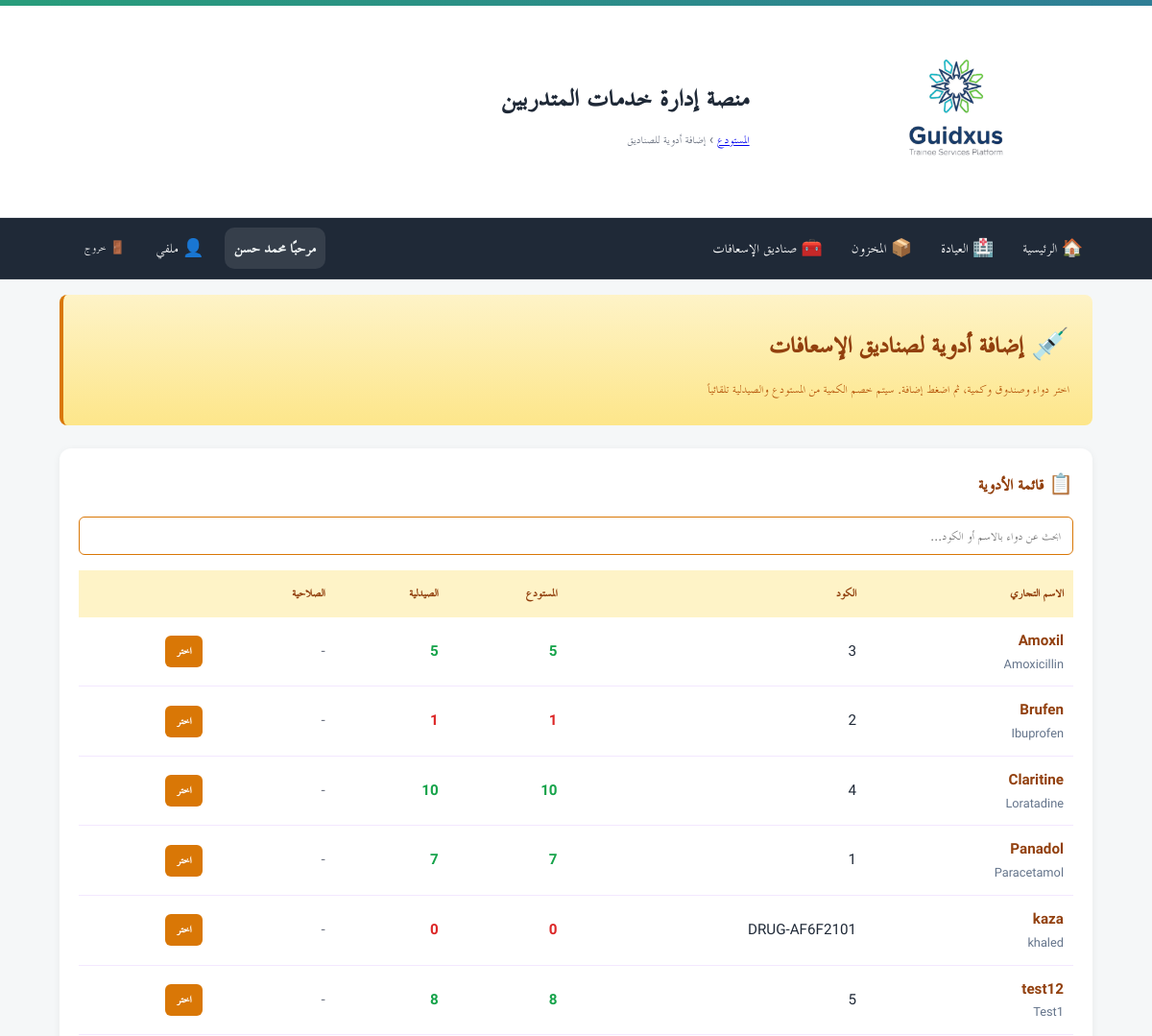
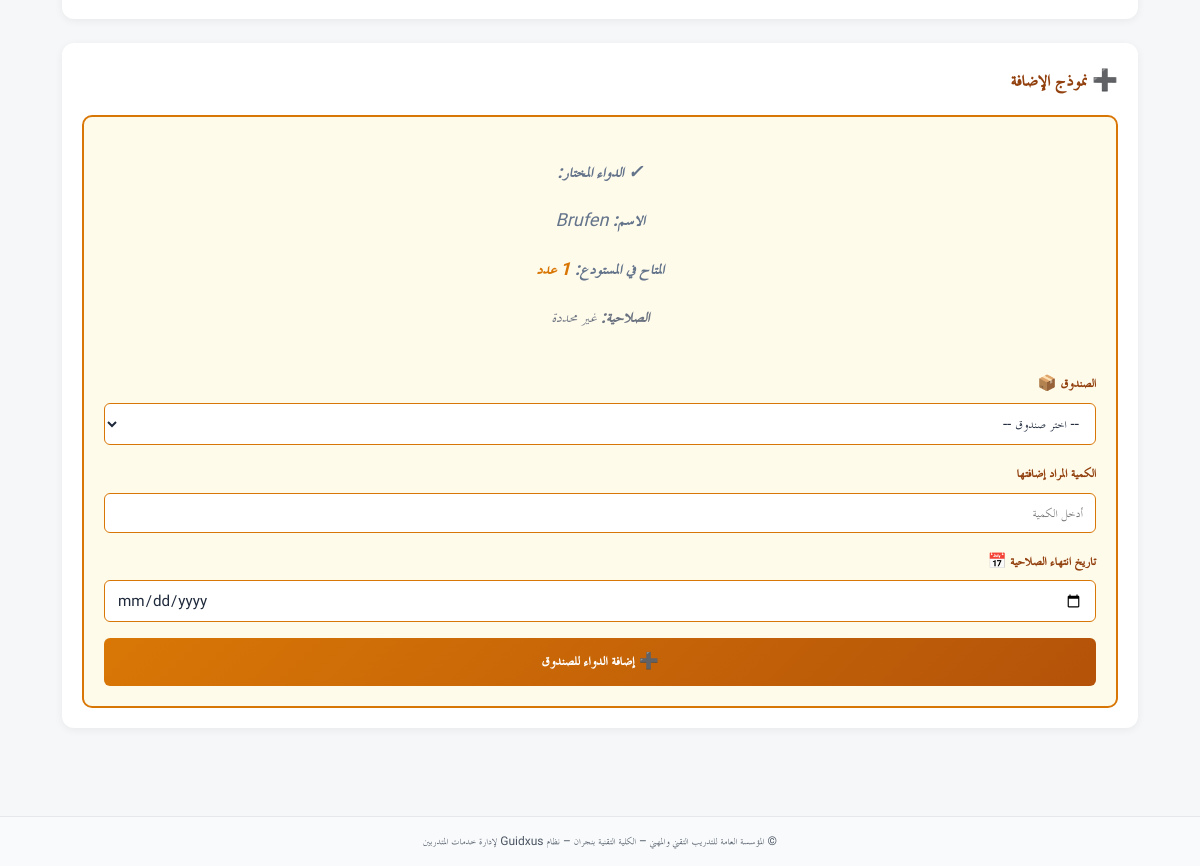
The page /inventory/supply-to-boxes?drug_id=1&drug_name=Brufen (signed in) on the database as committed earlier (2 pictures, top to bottom).
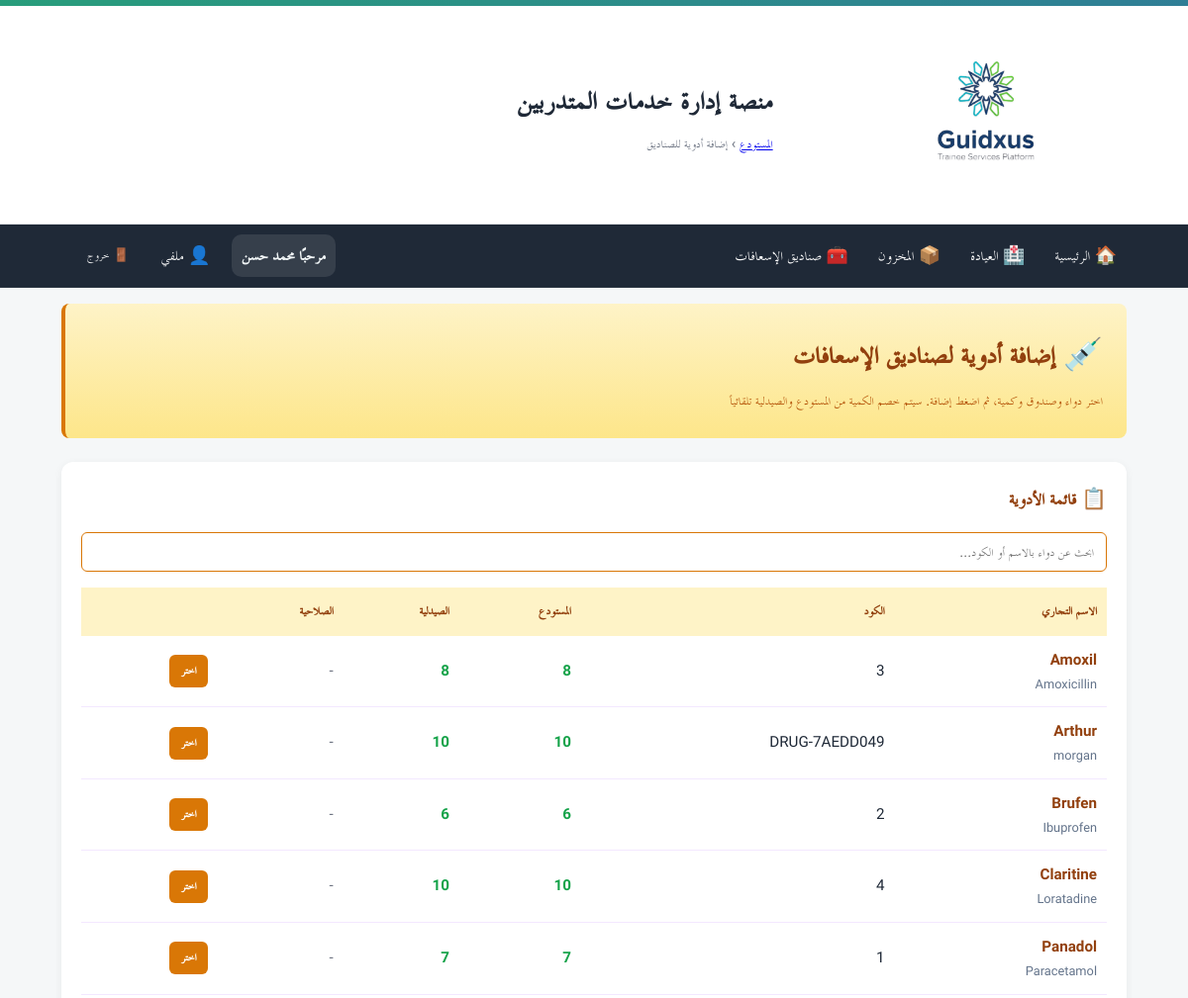
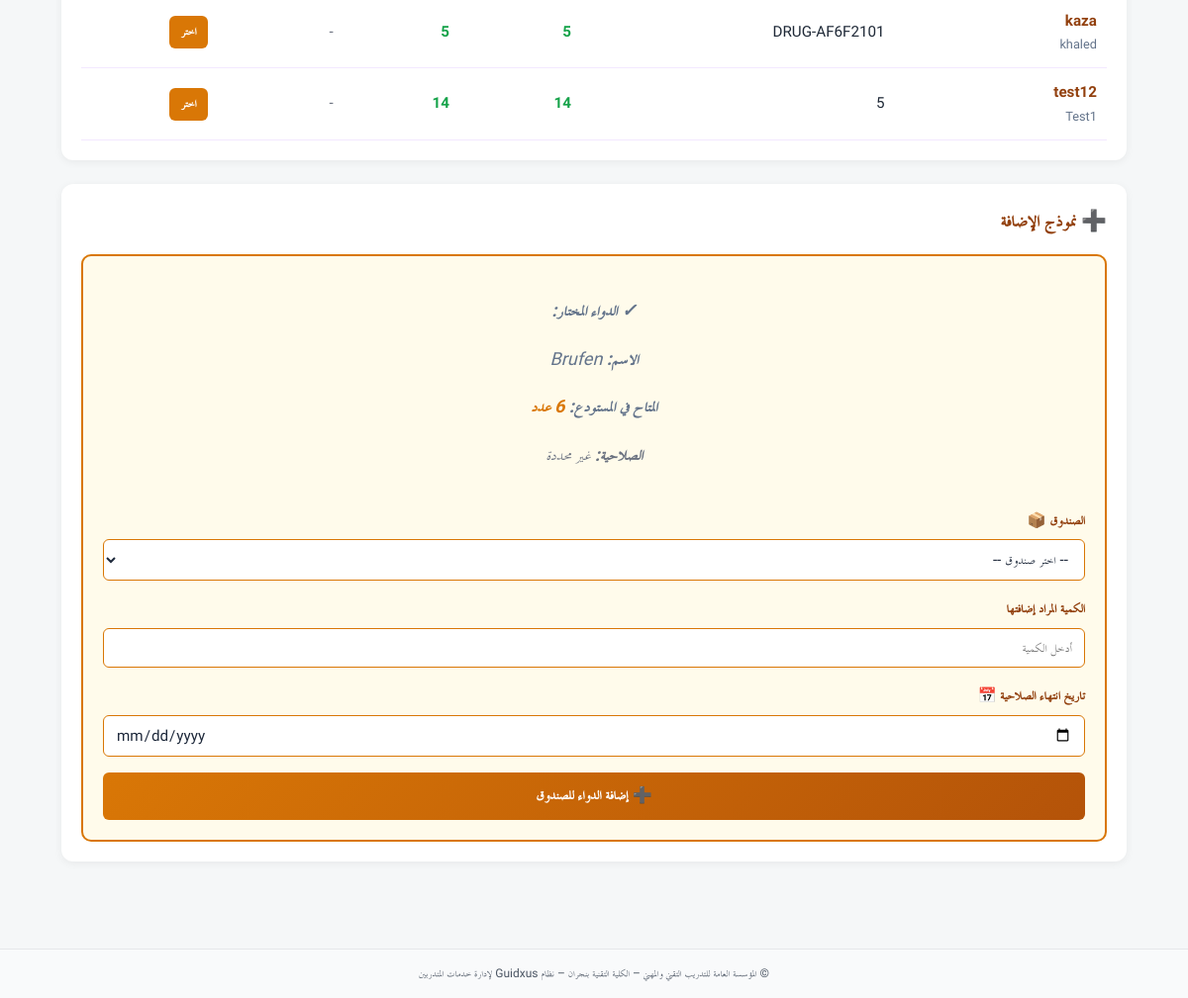
The same page on the database as committed later (2 pictures, top to bottom).
### app/models.py (models this page shows)
class User(Base):
    __tablename__ = "users"
    id = Column(Integer, primary_key=True, autoincrement=True)
    full_name = Column(String(255), nullable=False)
    username = Column(String(100), unique=True, nullable=False, index=True)
    password_hash = Column(String(255), nullable=False)
    is_admin = Column(Boolean, default=False, nullable=False)   # سوبر أدمن (صلاحيات كاملة)
    is_college_admin = Column(Boolean, default=False, nullable=False)  # أدمن كلية (صلاحيات في نطاق كلية واحدة)
    college_admin_college = Column(String(255), nullable=True)  # الكلية التي يديرها أدمن الكلية
    is_hod = Column(Boolean, default=False, nullable=False)      # رئيس قسم؟
    is_doc = Column(Boolean, default=False, nullable=False)      # 👈 طبيب الكلية (جديد)
    hod_college = Column(String(255), nullable=True)             # كلية رئيس القسم (إن وُجد)
    is_active = Column(Boolean, default=True, nullable=False)
    must_change_password = Column(Boolean, default=True, nullable=False)  # يجب تغيير كلمة المرور عند أول دخول
    created_at = Column(DateTime, server_default=func.now(), nullable=False)
    updated_at = Column(DateTime, onupdate=func.now())
    headed_departments = relationship(
        "Department",
        back_populates="head_user",
        foreign_keys="Department.head_user_id",
        lazy="selectin",
    )

### tables this page shows
CREATE TABLE drugs (
            id INTEGER PRIMARY KEY AUTOINCREMENT,
            drug_code TEXT UNIQUE NOT NULL,
            trade_name TEXT NOT NULL,
            generic_name TEXT,
            strength TEXT,
            form TEXT,
            unit TEXT,
            reorder_level INTEGER DEFAULT 0,
            is_active BOOLEAN DEFAULT 1,
            created_at TIMESTAMP DEFAULT CURRENT_TIMESTAMP
        , manufacturer TEXT, created_by INTEGER, updated_by INTEGER, updated_at TIMESTAMP);

### app/routers/inventory.py (the view)
@router.get("/supply-to-boxes")
def supply_to_boxes_page(
    request: Request,
    msg: str = Query(default=None),
    drug_id: int = Query(default=None),
    drug_name: str = Query(default=None),
    user=Depends(require_doc),
    db: Session = Depends(get_db)
):
    drugs_data = db.execute(text('''
        SELECT
            d.id,
            d.drug_code,
            d.trade_name,
            d.generic_name,
            d.strength,
            d.form,
            d.unit,
            ws.balance_qty as warehouse_qty,
            ps.balance_qty as pharmacy_qty,
            MAX(fi.expiry_date) as expiry_date
        FROM drugs d
        LEFT JOIN warehouse_stock ws ON d.id = ws.drug_id
        LEFT JOIN pharmacy_stock ps ON d.id = ps.drug_id
        LEFT JOIN first_aid_box_items fi ON d.id = CAST(fi.drug_code AS INTEGER)
        GROUP BY d.id, d.drug_code, d.trade_name, d.generic_name, d.strength, d.form, d.unit
        ORDER BY d.trade_name
    ''')).fetchall()
    drugs = [
        {
            'id': row[0],
            'drug_code': row[1],
            'trade_name': row[2],
            'generic_name': row[3],
            'strength': row[4],
            'form': row[5],
            'unit': row[6],
            'warehouse_qty': row[7] or 0,
            'pharmacy_qty': row[8] or 0,
            'expiry_date': str(row[9]) if row[9] else None,
        }
        for row in drugs_data
    ]
    boxes = db.query(FirstAidBox).all()
    from datetime import date
    today = str(date.today())
    return templates.TemplateResponse("inventory/supply_to_boxes.html", {
        "request": request,
        "drugs": drugs,
        "boxes": boxes,
        "msg": msg,
        "preselected_drug_id": drug_id,
        "preselected_drug_name": drug_name,
        "today": today
    })

### app/templates/inventory/supply_to_boxes.html (shortened to what this page needs)
{% extends "base.html" %}
{% block breadcrumb %}
  <a href="/inventory/">المستودع</a> › <span>إضافة أدوية للصناديق</span>
{% endblock %}
{% block content %}
<div class="page-header">
  <h1 class="page-title">💉 إضافة أدوية لصناديق الإسعافات</h1>
  <p class="page-subtitle">اختر دواء وصندوق وكمية، ثم اضغط إضافة. سيتم خصم الكمية من المستودع والصيدلية تلقائياً</p>
</div>
<div class="main-content">
  <div class="section">
    <h2 class="section-title">📋 قائمة الأدوية</h2>
    <div class="search-bar">
      <input
        type="text"
        id="drugSearch"
        placeholder="ابحث عن دواء بالاسم أو الكود..."
      >
    </div>
    <div class="table-container">
      <table class="drugs-table">
        <thead>
          <tr>
            <th>الاسم التجاري</th>
            <th>الكود</th>
            <th>المستودع</th>
            <th>الصيدلية</th>
            <th>الصلاحية</th>
            <th></th>
          </tr>
        </thead>
        <tbody id="drugsTableBody">
          {% if drugs %}
            {% for drug in drugs %}
            <tr class="drug-row" data-drug-id="{{ drug.id }}">
              <td>
                <span class="drug-name">{{ drug.trade_name }}</span>
                {% if drug.generic_name %}
                  <div style="font-size: 0.8rem; color: #64748b;">{{ drug.generic_name }}</div>
                {% endif %}
              </td>
              <td>{{ drug.drug_code }}</td>
              <td>
                <span class="{% if drug.warehouse_qty < 5 %}qty-low{% else %}qty-normal{% endif %}">
                  {{ drug.warehouse_qty }}
                </span>
              </td>
              <td>
                <span class="{% if drug.pharmacy_qty < 5 %}qty-low{% else %}qty-normal{% endif %}">
                  {{ drug.pharmacy_qty }}
                </span>
              </td>
              <td>
                {% if drug.expiry_date %}
                  {% if drug.expiry_date < today %}
                    <span style="color: #dc2626; font-weight: 600;">⚠️ {{ drug.expiry_date }}</span>
                  {% else %}
                    <span style="color: #059669;">✅ {{ drug.expiry_date }}</span>
                  {% endif %}
                {% else %}
                  <span style="color: #6b7280;">-</span>
                {% endif %}
              </td>
              <td>
                <button
                  class="select-drug-btn"
                  onclick="selectDrug({{ drug.id }}, '{{ drug.trade_name }}', {{ drug.warehouse_qty }}, '{{ drug.unit }}', '{{ drug.expiry_date or '' }}')"
                >
                  اختر
                </button>
              </td>
            </tr>
            {% endfor %}
          {% else %}
            <tr>
              <td colspan="6" class="no-drug-message">لا توجد أدوية في النظام</td>
            </tr>
          {% endif %}
        </tbody>
      </table>
    </div>
  </div>
  <div class="section">
    <h2 class="section-title">➕ نموذج الإضافة</h2>
    <form class="action-form" onsubmit="submitAdd(event)">
      <div id="selectedDrugInfo" class="no-drug-message">اختر دواء من القائمة بجانبك</div>
      <div class="form-group">
        <label for="boxSelect">الصندوق 📦</label>
        <select id="boxSelect" name="box_id" required>
          <option value="">-- اختر صندوق --</option>
        </select>
      </div>
      <div class="form-group">
        <label for="quantityInput">الكمية المراد إضافتها</label>
        <input
          type="number"
          id="quantityInput"
          name="quantity"
          min="1"
          placeholder="أدخل الكمية"
          required
        >
      </div>
      <div class="form-group">
        <label for="expiryDateInput">تاريخ انتهاء الصلاحية 📅</label>
        <input
          type="date"
          id="expiryDateInput"
          name="expiry_date"
          placeholder="اختر التاريخ"
        >
      </div>
      <button type="submit" class="add-btn" id="addBtn" disabled>
        ➕ إضافة الدواء للصندوق
      </button>
    </form>
  </div>
</div>
{% endblock %}

### app/templates/base.html (shortened to what this page needs)
<!doctype html>
<html lang="ar" dir="rtl">
<head>
  <link rel="stylesheet" href="/static/css/app.css">
  <link rel="stylesheet" href="/static/css/custom.css">
</head>
<body>
  <header class="site-header">
    <div class="topband"></div>
    <div class="header-inner">
      {% if ui_logo_url %}
        <img src="{{ ui_logo_url }}" alt="{{ app_name or 'Logo' }}" class="logo">
      {% else %}
        <img src="/static/images/logo.jpg" alt="{{ app_name or 'Logo' }}" class="logo">
      {% endif %}
      <div class="titles">
        <h1 class="site-title">{{ app_name or "منصة إدارة خدمات المتدربين" }}</h1>
        <div class="breadcrumb">{% block breadcrumb %}{% endblock %}</div>
      </div>
    </div>
  </header>
  <nav class="main-nav">
    <div class="nav-inner">
      <a href="/">🏠 الرئيسية</a>
      {% set cu = request.session.get('user') %}
      {% set display_name = (cu.get('full_name') if cu and cu.get('full_name') else (cu.get('username') if cu and cu.get('username') else 'مستخدم')) %}
      {% if cu %}
        {% if cu.get('is_doc') %}
          <a href="/clinic/">🏥 العيادة</a>
          <a href="/inventory/">📦 المخزون</a>
          <a href="/first-aid/">🧰 صناديق الإسعافات</a>
        {% endif %}
        <div class="navbar-right">
          <span class="greeting">مرحبًا {{ display_name }}</span>
          <a href="/profile/" class="btn-link" title="ملفي الشخصي">👤 ملفي</a>
          <form method="post" action="/auth/logout" style="margin:0;">
            <button class="btn-link btn-logout" title="تسجيل الخروج">🚪 خروج</button>
          </form>
        </div>
      {% else %}
        <div class="nav-spacer"></div>
        <a href="/auth/login">🔐 تسجيل الدخول</a>
      {% endif %}
    </div>
  </nav>
  <main class="container">
    {% block content %}{% endblock %}
  </main>
  <footer class="site-footer">
    <div class="container">
      <small>
        {{ ui_footer or "© المؤسسة العامة للتدريب التقني والمهني – الكلية التقنية بنجران – نظام Guidxus لإدارة خدمات المتدربين" }}
      </small>
    </div>
  </footer>
</body>
</html>

### app/static/css/app.css (style rules this page uses)
:root { --tvtc-green-1:#7EC6A4; --tvtc-green-2:#289D7B; --tvtc-blue-1:#6BB6C8; --tvtc-blue-2:#2F7E96; --tvtc-gray-1:#F5F7F8; --tvtc-gray-2:#E5E7EA; --tvtc-gray-3:#6B7280; --tvtc-black:#1F2937; --tvtc-ivory:#FAFAF7; }
* { box-sizing:border-box; font-family:"Cairo","TraditionalArabicCustom","MajallaCustom","Noto Kufi Arabic","Segoe UI",Arial,sans-serif; }
body { margin:0; background:linear-gradient(180deg,var(--tvtc-ivory),#fff 220px,var(--tvtc-gray-1) 221px); color:var(--tvtc-black); font-size:18px; line-height:1.7; }
.container { max-width:1100px; margin-inline:auto; padding:16px; }
.site-header { background:#fff; border-bottom:1px solid var(--tvtc-gray-2); }
.header-inner { display:flex; align-items:center; gap:16px; padding-block:12px; }
.logo { height:56px; width:auto; filter: drop-shadow(0 1px 0 rgba(0,0,0,.05)); }
.site-title { margin:0; color:var(--tvtc-blue-2); font-weight:700; letter-spacing:.3px; }
.breadcrumb { color:var(--tvtc-gray-3); font-size:.9rem; }
.topband { height:6px; background:linear-gradient(90deg,var(--tvtc-green-2),var(--tvtc-blue-2)); }
.site-footer { margin-top:40px; background:#fff; border-top:1px solid var(--tvtc-gray-2); padding:16px; color:var(--tvtc-gray-3); text-align:center; }
.main-nav { background: #1f2937; color: #fff; border-bottom: 1px solid rgba(255,255,255,.06); }
.main-nav .nav-inner { display: flex; gap: 10px; align-items: center; padding: 10px 12px; max-width: 1100px; margin: 0 auto; }
.main-nav a { color:#fff; text-decoration:none; padding:6px 10px; border-radius:8px; }
.main-nav form { margin-inline-start: auto; }
.btn-link { background: transparent; color: #fff; border: 0; cursor: pointer; padding: 6px 10px; border-radius: 8px; }

### app/static/css/custom.css (style rules this page uses)
.nav-inner a { display: inline-flex; align-items: center; gap: 6px; color: #fff; text-decoration: none; padding: 6px 10px; border-radius: 8px; }
.nav-inner .btn-link { display: inline-flex; align-items: center; gap: 6px; background: transparent; color: #fff; border: 0; cursor: pointer; padding: 6px 10px; border-radius: 8px; }
.navbar-right { display: flex; align-items: center; gap: 12px; }
.greeting { font-weight: 700; color: #f0f5f6; background: rgba(255, 255, 255, 0.10); padding: 6px 10px; border-radius: 10px; }
.btn-logout { margin-left: 40px; }
.btn-logout { margin-left: 16px; }
.site-footer { background: #f9fafb; padding: 12px 0; text-align: center; font-size: .9rem; color: #4b5563; }

### app/templates/base.html (style rules this page uses)
:root { --container: 1100px; }
.container { max-width: var(--container); margin: 0 auto; padding: 0 12px; }
.site-header .header-inner { display: flex; align-items: center; gap: 25px; padding: 10px 10px; width: 100%; }
.site-header .logo { height: 200px; width: auto; }
.site-header .site-title { margin: 0; font-weight: 800; font-size: 2rem; color: #1f2937; }
.main-nav { background: #1f2937; color: #fff; border-bottom: 1px solid rgba(255,255,255,.06); }
.main-nav .nav-inner { display: flex; gap: 10px; align-items: center; padding: 10px 12px; max-width: var(--container); margin: 0 auto; }
.main-nav a { color:#fff; text-decoration:none; padding:6px 10px; border-radius:8px; }
.btn-link { background: transparent; color: #fff; border: 0; cursor: pointer; padding: 6px 10px; border-radius: 8px; }
main.container { padding-top: 16px; padding-bottom: 24px; }
.breadcrumb { color:#6b7280; font-size:.92rem; margin-top:4px; font-weight: normal; }
.site-footer { background:#f9fafb; padding:12px 0; text-align:center; font-size:.9rem; color:#4b5563; }

Rows that differ between the two databases and show on the page:
computed for drugs "Amoxil": warehouse_qty "5" → "8"; pharmacy_qty "5" → "8"
added drugs: trade_name "Arthur", generic_name "morgan", drug_code "DRUG-7AEDD049", warehouse_qty "10", pharmacy_qty "10"
computed for drugs "Brufen": warehouse_qty "1" → "6"; pharmacy_qty "1" → "6"
computed for drugs "kaza": warehouse_qty "0" → "5"; pharmacy_qty "0" → "5"
computed for drugs "test12": warehouse_qty "8" → "14"; pharmacy_qty "8" → "14"
Other text that changed with them:
text written by a page script: "✓ الدواء المختار: الاسم: Brufen المتاح في المستودع: 1 عدد الصلاحية: غير محددة" → "✓ الدواء المختار: الاسم: Brufen المتاح في المستودع: 6 عدد الصلاحية: غير محددة"
